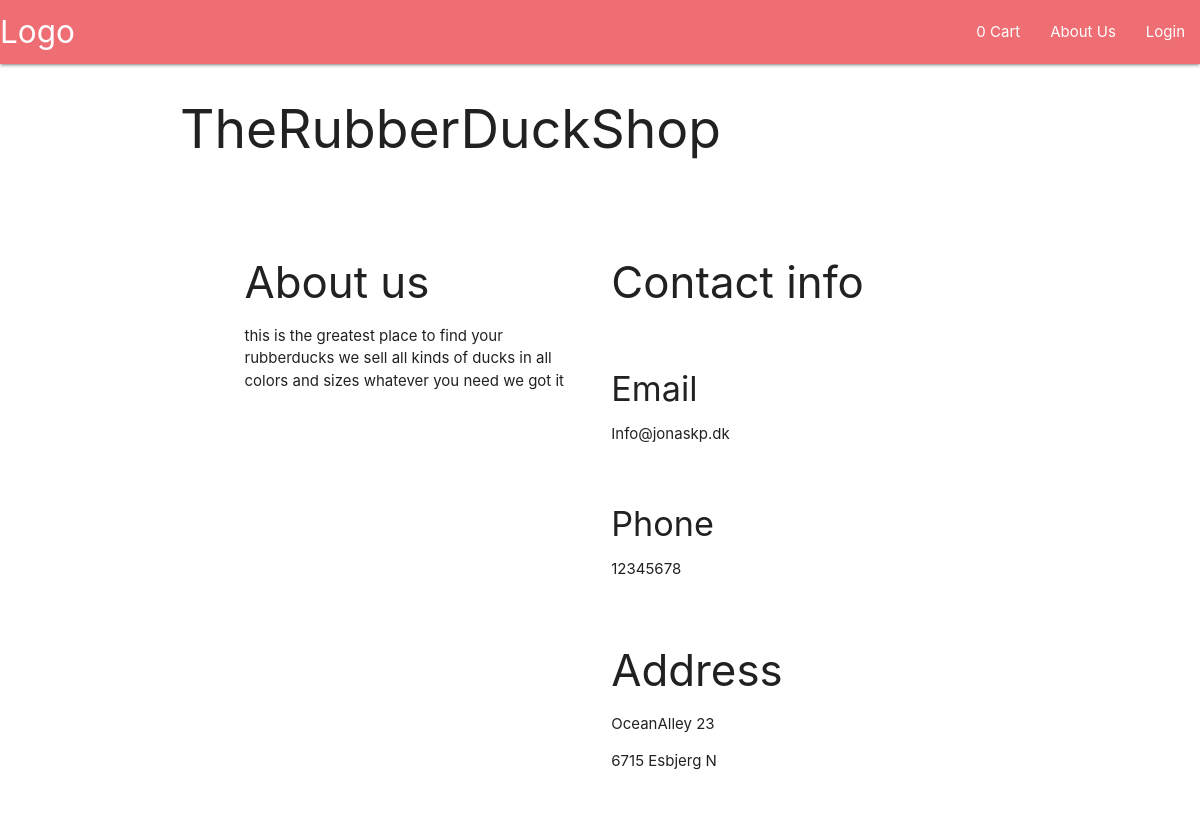
Page /about.php on the committed database.
### tables this page shows
CREATE TABLE Company
(
    companyID int NOT NULL AUTO_INCREMENT PRIMARY KEY,
    `name` varchar(100) NOT NULL, 
    `address` varchar(200) NOT NULL,
    postalID int NOT NULL,
    phone int NOT NULL,
    email varchar(255) NOT NULL,
    `description` varchar(10000) NOT NULL,
    FOREIGN KEY (postalID) REFERENCES PostalCode (zipcodeID)
);

CREATE TABLE PostalCode (
    zipcodeID int NOT NULL PRIMARY KEY,
    City varchar(255) NOT NULL  
);

### about.php (the view, shortened to what this page needs)
<?php require_once "header.php"; ?>
<!DOCTYPE html>
<html lang="en">
<head>
    <link rel="stylesheet" href="https://cdnjs.cloudflare.com/ajax/libs/materialize/1.0.0/css/materialize.min.css">
</head>
<?php
$dbCon = dbCon();
$query = $dbCon->prepare("SELECT * FROM Company, PostalCode");
$query->execute();
$getData = $query->fetchAll();
?>
<body>
<?php
foreach ($getData as $getData) {
$getData['name'];
$getData['address'];
$getData['postalID'];
$getData['phone'];
$getData['email'];
$getData['description'];
$getData['City'];
}
?>
    <div class="container">
    <h2> <?php echo $getData['name'] ;?> </h2>
    <br>
        <div class="row">
   <div class="col s12" name="about" action="aboutUs.php">
        <div class="container col s6">
            <br>
          <h3>About us</h3>
          <p> <?php echo $getData['description'] ;?> </p>
        </div>
        <br>
        <div class="container col s6">
          <h3>Contact info</h3>
          <br>
          <h4>Email</h4>
          <p> <?php echo $getData['email'] ;?> </p>
          <br>
          <h4>Phone</h4>
          <p> <?php echo $getData['phone'] ;?> </p>
            <br>
          <h3>Address</h3>
                <p> <?php echo $getData['address'] ;?> </p>
                <p> <?php echo $getData['postalID']. " ". $getData['City'] ;?> </p>
        </div>
    </div>
</div>
</body>
</html>

### css/style.css (style rules this page uses)
.row { padding: 5px 5% !important; }

### rows in the picture
company: name "TheRubberDuckShop", description "this is the greatest place to find your rubberducks we sell all kinds of ducks in all colors and sizes whatever you need we got it", email "Info@jonaskp.dk", phone "12345678", address "OceanAlley 23", postalID "6715"
postalcode: City "Esbjerg N"

### other values in the picture
$iq "0"
